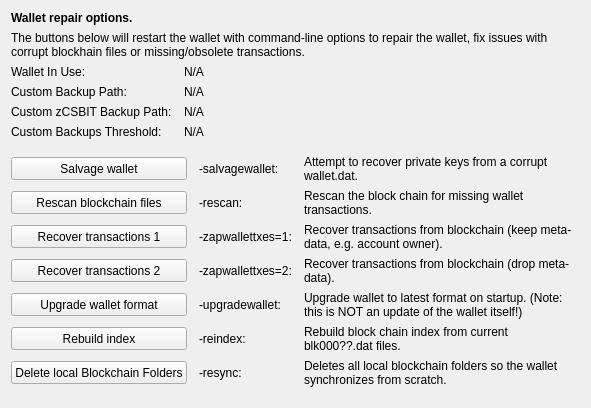
     <widget class="QWidget" name="tab_repair">
      <attribute name="title">
       <string>&amp;Wallet Repair</string>
      </attribute>
      <layout class="QGridLayout" name="gridLayout_4" columnstretch="0,0,0,0">
       <property name="horizontalSpacing">
        <number>12</number>
       </property>
       <item row="0" column="0" colspan="4">
        <widget class="QLabel" name="label_repair_header">
         <property name="font">
          <font>
           <weight>75</weight>
           <bold>true</bold>
          </font>
         </property>
         <property name="text">
          <string>Wallet repair options.</string>
         </property>
        </widget>
       </item>
       <item row="1" column="0" colspan="4">
        <widget class="QLabel" name="label_repair_helptext">
         <property name="font">
          <font>
           <weight>50</weight>
           <bold>false</bold>
          </font>
         </property>
         <property name="text">
          <string>The buttons below will restart the wallet with command-line options to repair the wallet, fix issues with corrupt blockhain files or missing/obsolete transactions.</string>
         </property>
         <property name="wordWrap">
          <bool>true</bool>
         </property>
        </widget>
       </item>
       <item row="2" column="0">
        <widget class="QLabel" name="wallet_path_label">
         <property name="text">
          <string>Wallet In Use:</string>
         </property>
        </widget>
       </item>
       <item row="2" column="1" colspan="3">
        <widget class="QLabel" name="wallet_path">
         <property name="cursor">
          <cursorShape>IBeamCursor</cursorShape>
         </property>
         <property name="text">
          <string>N/A</string>
         </property>
         <property name="textFormat">
          <enum>Qt::PlainText</enum>
         </property>
         <property name="textInteractionFlags">
          <set>Qt::LinksAccessibleByMouse|Qt::TextSelectableByKeyboard|Qt::TextSelectableByMouse</set>
         </property>
        </widget>
       </item>
       <item row="3" column="0">
        <widget class="QLabel" name="wallet_custombackuppath_label">
         <property name="text">
          <string>Custom Backup Path:</string>
         </property>
         <property name="visible">
          <bool>false</bool>
         </property>
        </widget>
       </item>
       <item row="3" column="1" colspan="3">
        <widget class="QLabel" name="wallet_custombackuppath">
         <property name="cursor">
          <cursorShape>IBeamCursor</cursorShape>
         </property>
         <property name="text">
          <string>N/A</string>
         </property>
         <property name="textFormat">
          <enum>Qt::PlainText</enum>
         </property>
         <property name="textInteractionFlags">
          <set>Qt::LinksAccessibleByMouse|Qt::TextSelectableByKeyboard|Qt::TextSelectableByMouse</set>
         </property>
         <property name="visible">
          <bool>false</bool>
         </property>
        </widget>
       </item>
       <item row="4" column="0">
        <widget class="QLabel" name="wallet_customzcsbitbackuppath_label">
         <property name="text">
          <string>Custom zCSBIT Backup Path:</string>
         </property>
         <property name="visible">
          <bool>false</bool>
         </property>
        </widget>
       </item>
       <item row="4" column="1" colspan="3">
        <widget class="QLabel" name="wallet_customzcsbitbackuppath">
         <property name="cursor">
          <cursorShape>IBeamCursor</cursorShape>
         </property>
         <property name="text">
          <string>N/A</string>
         </property>
         <property name="textFormat">
          <enum>Qt::PlainText</enum>
         </property>
         <property name="textInteractionFlags">
          <set>Qt::LinksAccessibleByMouse|Qt::TextSelectableByKeyboard|Qt::TextSelectableByMouse</set>
         </property>
         <property name="visible">
          <bool>false</bool>
         </property>
        </widget>
       </item>
       <item row="5" column="0">
        <widget class="QLabel" name="wallet_custombackupthreshold_label">
         <property name="text">
          <string>Custom Backups Threshold:</string>
         </property>
         <property name="visible">
          <bool>false</bool>
         </property>
        </widget>
       </item>
       <item row="5" column="1" colspan="3">
        <widget class="QLabel" name="wallet_custombackupthreshold">
         <property name="cursor">
          <cursorShape>IBeamCursor</cursorShape>
         </property>
         <property name="text">
          <string>N/A</string>
         </property>
         <property name="textFormat">
          <enum>Qt::PlainText</enum>
         </property>
         <property name="textInteractionFlags">
          <set>Qt::LinksAccessibleByMouse|Qt::TextSelectableByKeyboard|Qt::TextSelectableByMouse</set>
         </property>
         <property name="visible">
          <bool>false</bool>
         </property>
        </widget>
       </item>
       <item row="6" column="0">
        <spacer name="verticalSpacer_repair1">
         <property name="orientation">
          <enum>Qt::Vertical</enum>
         </property>
         <property name="sizeHint" stdset="0">
          <size>
           <width>10</width>
           <height>10</height>
          </size>
         </property>
        </spacer>
       </item>
       <item row="7" column="0" colspan="2">
        <widget class="QPushButton" name="btn_salvagewallet">
         <property name="minimumSize">
          <size>
           <width>100</width>
           <height>23</height>
          </size>
         </property>
         <property name="text">
          <string>Salvage wallet</string>
         </property>
        </widget>
       </item>
       <item row="7" column="2">
        <widget class="QLabel" name="label_repair_salvage_command">
         <property name="text">
          <string notr="true">-salvagewallet:</string>
         </property>
        </widget>
       </item>
       <item row="7" column="3">
        <widget class="QLabel" name="label_repair_salvage">
         <property name="text">
          <string>Attempt to recover private keys from a corrupt wallet.dat.</string>
         </property>
         <property name="wordWrap">
          <bool>true</bool>
         </property>
        </widget>
       </item>
       <item row="8" column="0" colspan="2">
        <widget class="QPushButton" name="btn_rescan">
         <property name="minimumSize">
          <size>
           <width>100</width>
           <height>23</height>
          </size>
         </property>
         <property name="text">
          <string>Rescan blockchain files</string>
         </property>
        </widget>
       </item>
       <item row="8" column="2">
        <widget class="QLabel" name="label_repair_rescan_command">
         <property name="text">
          <string notr="true">-rescan:</string>
         </property>
        </widget>
       </item>
       <item row="8" column="3">
        <widget class="QLabel" name="label_repair_rescan">
         <property name="text">
          <string>Rescan the block chain for missing wallet transactions.</string>
         </property>
         <property name="wordWrap">
          <bool>true</bool>
         </property>
        </widget>
       </item>
       <item row="9" column="0" colspan="2">
        <widget class="QPushButton" name="btn_zapwallettxes1">
         <property name="minimumSize">
          <size>
           <width>100</width>
           <height>23</height>
          </size>
         </property>
         <property name="text">
          <string>Recover transactions 1</string>
         </property>
        </widget>
       </item>
       <item row="9" column="2">
        <widget class="QLabel" name="label_repair_zap1_command">
         <property name="text">
          <string notr="true">-zapwallettxes=1:</string>
         </property>
        </widget>
       </item>
       <item row="9" column="3">
        <widget class="QLabel" name="label_repair_zap1">
         <property name="text">
          <string>Recover transactions from blockchain (keep meta-data, e.g. account owner).</string>
         </property>
         <property name="wordWrap">
          <bool>true</bool>
         </property>
        </widget>
       </item>
       <item row="10" column="0" colspan="2">
        <widget class="QPushButton" name="btn_zapwallettxes2">
         <property name="minimumSize">
          <size>
           <width>100</width>
           <height>23</height>
          </size>
         </property>
         <property name="text">
          <string>Recover transactions 2</string>
         </property>
        </widget>
       </item>
       <item row="10" column="2">
        <widget class="QLabel" name="label_repair_zap2_command">
         <property name="text">
          <string notr="true">-zapwallettxes=2:</string>
         </property>
        </widget>
       </item>
       <item row="10" column="3">
        <widget class="QLabel" name="label_repair_zap2">
         <property name="text">
          <string>Recover transactions from blockchain (drop meta-data).</string>
         </property>
         <property name="wordWrap">
          <bool>true</bool>
         </property>
        </widget>
       </item>
       <item row="11" column="0" colspan="2">
        <widget class="QPushButton" name="btn_upgradewallet">
         <property name="minimumSize">
          <size>
           <width>100</width>
           <height>23</height>
          </size>
         </property>
         <property name="text">
          <string>Upgrade wallet format</string>
         </property>
        </widget>
       </item>
       <item row="11" column="2">
        <widget class="QLabel" name="label_repair_upgrade_command">
         <property name="text">
          <string notr="true">-upgradewallet:</string>
         </property>
        </widget>
       </item>
       <item row="11" column="3">
        <widget class="QLabel" name="label_repair_upgrade">
         <property name="text">
          <string>Upgrade wallet to latest format on startup. (Note: this is NOT an update of the wallet itself!)</string>
         </property>
         <property name="wordWrap">
          <bool>true</bool>
         </property>
        </widget>
       </item>
       <item row="12" column="0" colspan="2">
        <widget class="QPushButton" name="btn_reindex">
         <property name="minimumSize">
          <size>
           <width>100</width>
           <height>23</height>
          </size>
         </property>
         <property name="text">
          <string>Rebuild index</string>
         </property>
        </widget>
       </item>
       <item row="12" column="2">
        <widget class="QLabel" name="label_repair_reindex_command">
         <property name="text">
          <string notr="true">-reindex:</string>
         </property>
        </widget>
       </item>
       <item row="12" column="3">
        <widget class="QLabel" name="label_repair_reindex">
         <property name="text">
          <string>Rebuild block chain index from current blk000??.dat files.</string>
         </property>
         <property name="wordWrap">
          <bool>true</bool>
         </property>
        </widget>
       </item>
       <item row="13" column="0" colspan="2">
        <widget class="QPushButton" name="btn_resync">
         <property name="minimumSize">
          <size>
           <width>100</width>
           <height>23</height>
          </size>
         </property>
         <property name="text">
          <string>Delete local Blockchain Folders</string>
         </property>
        </widget>
       </item>
       <item row="13" column="2">
        <widget class="QLabel" name="label_repair_resync_command">
         <property name="text">
          <string>-resync:</string>
         </property>
        </widget>
       </item>
       <item row="13" column="3">
        <widget class="QLabel" name="label_repair_resync">
         <property name="text">
          <string>Deletes all local blockchain folders so the wallet synchronizes from scratch.</string>
         </property>
         <property name="wordWrap">
          <bool>true</bool>
         </property>
        </widget>
       </item>
       <item row="14" column="0">
        <spacer name="verticalSpacer_repair2">
         <property name="orientation">
          <enum>Qt::Vertical</enum>
         </property>
         <property name="sizeHint" stdset="0">
          <size>
           <width>20</width>
           <height>10</height>
          </size>
         </property>
        </spacer>
       </item>
      </layout>
     </widget>
